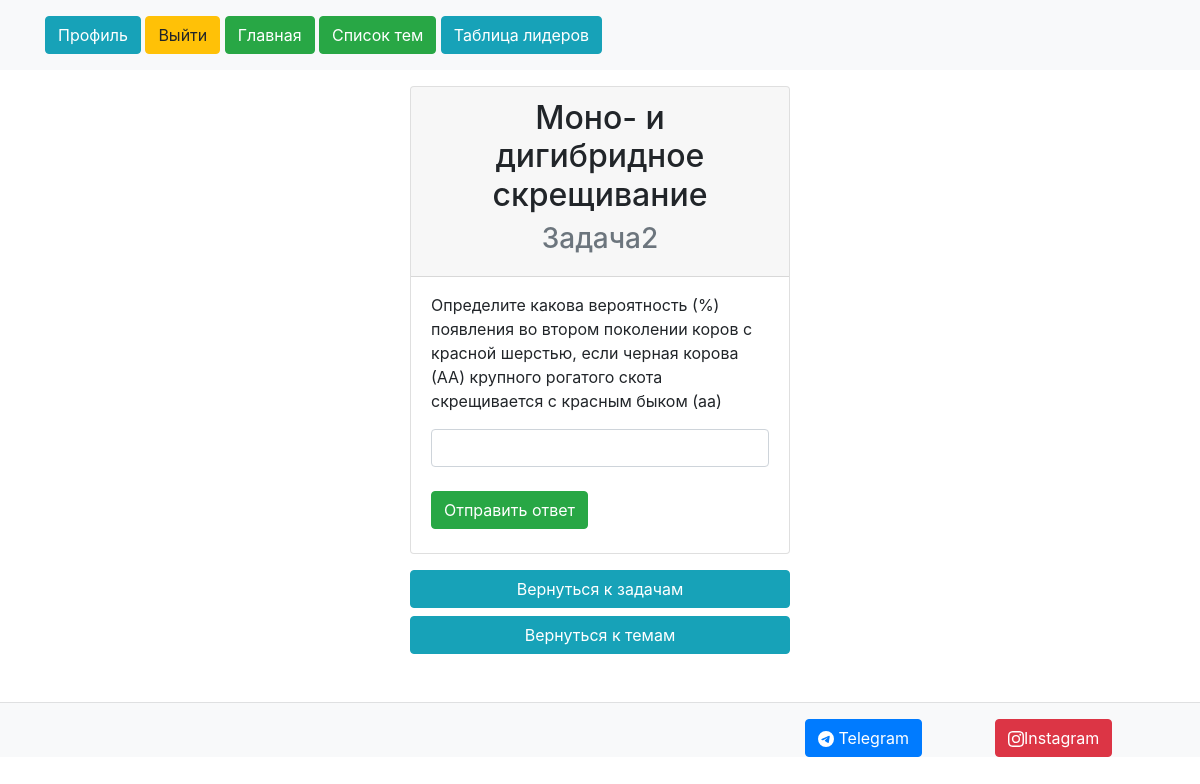
The app's page /problems/theme/4 (signed in) with its own data.
### problems/models.py (models this page shows, shortened)
class Problem(models.Model):
    title = models.CharField(max_length=120)
    text = models.TextField()
    answer = models.CharField(max_length=100)
    ball = models.IntegerField(default=0)
    theme = models.ForeignKey('Theme', on_delete=models.CASCADE)
    user_solver = models.TextField(default='')

class Theme(models.Model):
    name = models.CharField(max_length=150)
    author = models.OneToOneField(User, on_delete=models.CASCADE)
    def __str__(self):
        return self.name

### problems/views.py (the view, shortened to what this page needs)
# urls.py: path('theme/<id>', views.ProblemDetailView, name='problem')
def ProblemDetailView(request, id):
    problem = Problem.objects.get(id=id)
    theme = Theme.objects.get(name=problem.theme)
    text = ''
    error = ''
    logino=0
    data = {'problem': problem,
            "text": text,
            'error': error,
            'logino': logino,
            'theme': theme}
    if request.user.is_authenticated:
        logino=123
        if str(request.user.id) not in problem.user_solver:
            if request.method == "POST":
                answer = request.POST['answer']
                if answer == problem.answer:
                    pro = Profile.objects.get(user=request.user.id)
                    rate = pro.rate + problem.ball
                    pro.rate = rate
                    pro.save()
                    user_solver = problem.user_solver + ',' + str(request.user.id)
                    problem.user_solver = user_solver
                    problem.save()
                    text = "Вы решили задачу правильно. Ваш рейтинг = %s XP" % rate
                    data = {'problem': problem,
                            "text": text,
                            'error': error,
                            'logino': logino,
                            'theme': theme
                            }
                    return render(request, 'problems/problem.html', data)
                else:
                    text = "Ответ неверен"
                    data = {'problem': problem,
                            "text": text,
                            'error': error,
                            'logino': logino,
                            'theme': theme
                            }
                    return render(request, 'problems/problem.html', data)
            else:
                data = {'problem': problem,
                        "text": text,
                        'error': error,
                        'logino': logino,
                        'theme': theme
                        }
                return render(request, 'problems/problem.html', data)
    else:
        return redirect('login')

### problems/templates/problems/problem.html (shortened to what this page needs)
{% extends 'main/layout.html' %}
{% block body %}
<div class="row justify-content-center">
  <div class="col-sm-11 col-md-4 col-lg-4 py-3">
    <div class="card">
      <div class="card-header text-center">
        <h2>{{ problem.theme }} </h2>
         <h3 class="text text-muted"> {{ problem.title }}</h3>
      </div>
      <div class="card-body py-3">
        <p>{{ problem.text }}</p>
        {% if error|length > 0 %}
        <p class="text-success">{{ error }}</p>
        {% else %}
        <form method="POST">
          <input type="text" id="answer" name="answer" class="form form-control"><br>
          <button type="submit" class="btn btn-success">Отправить ответ</button>
        </form>
        {% endif %}
      </div>
    </div>
    <div class="py-3">
      <a href="{% url 'theme' theme.id %}" class="btn btn-info btn-block">Вернуться к задачам</a>
      <a href="{% url 'theme-list' %}" class="btn btn-info btn-block">Вернуться к темам</a>
    </div>
  </div>
</div>
{% endblock %}

### records on screen
Problem: theme "Моно- и дигибридное скрещивание", title "Задача2", text "Определите какова вероятность (%) появления во втором поколении коров с красной шерстью, если черная корова (АА) крупного рогатого скота скрещивается с красным быком (аа)"
